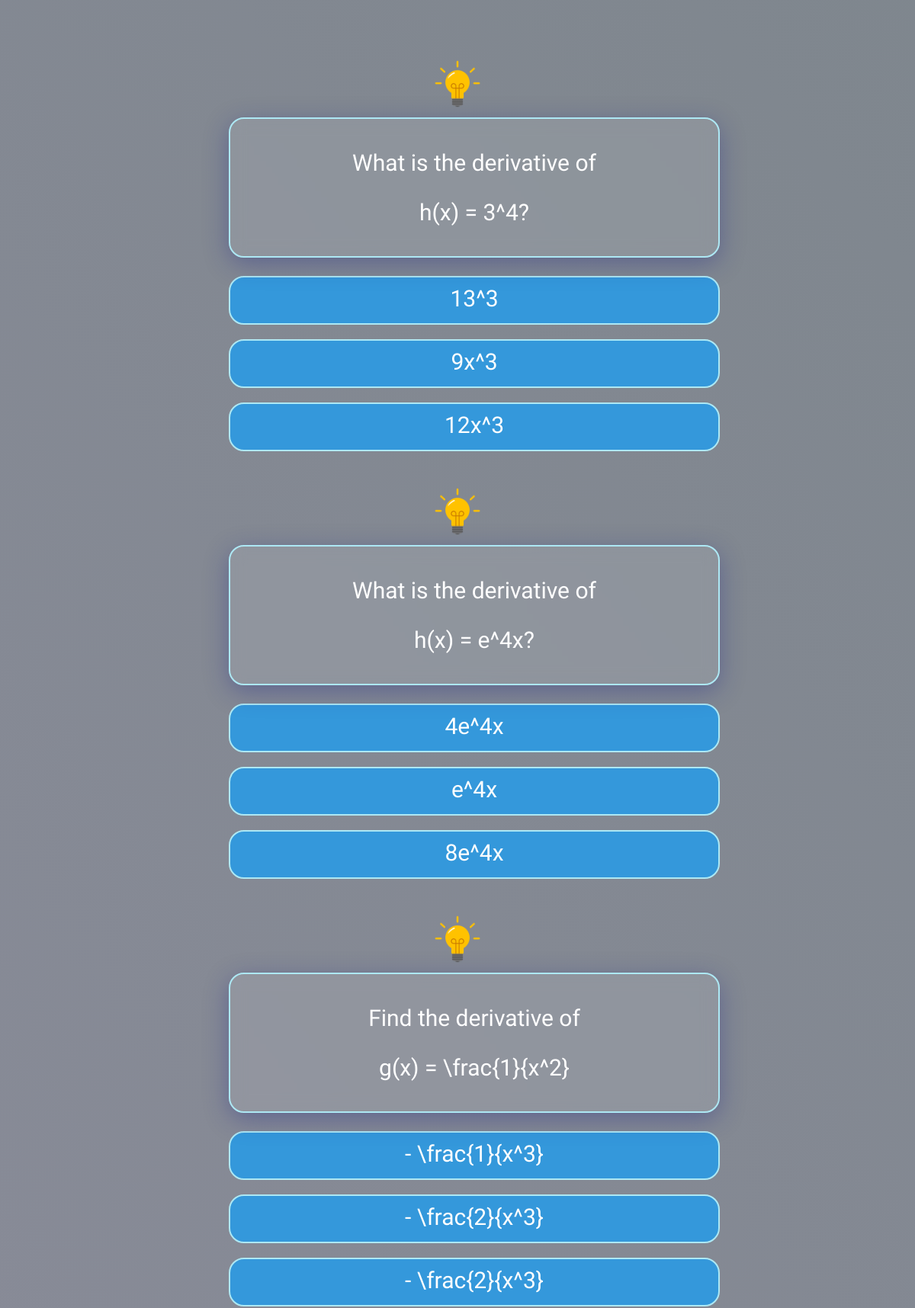
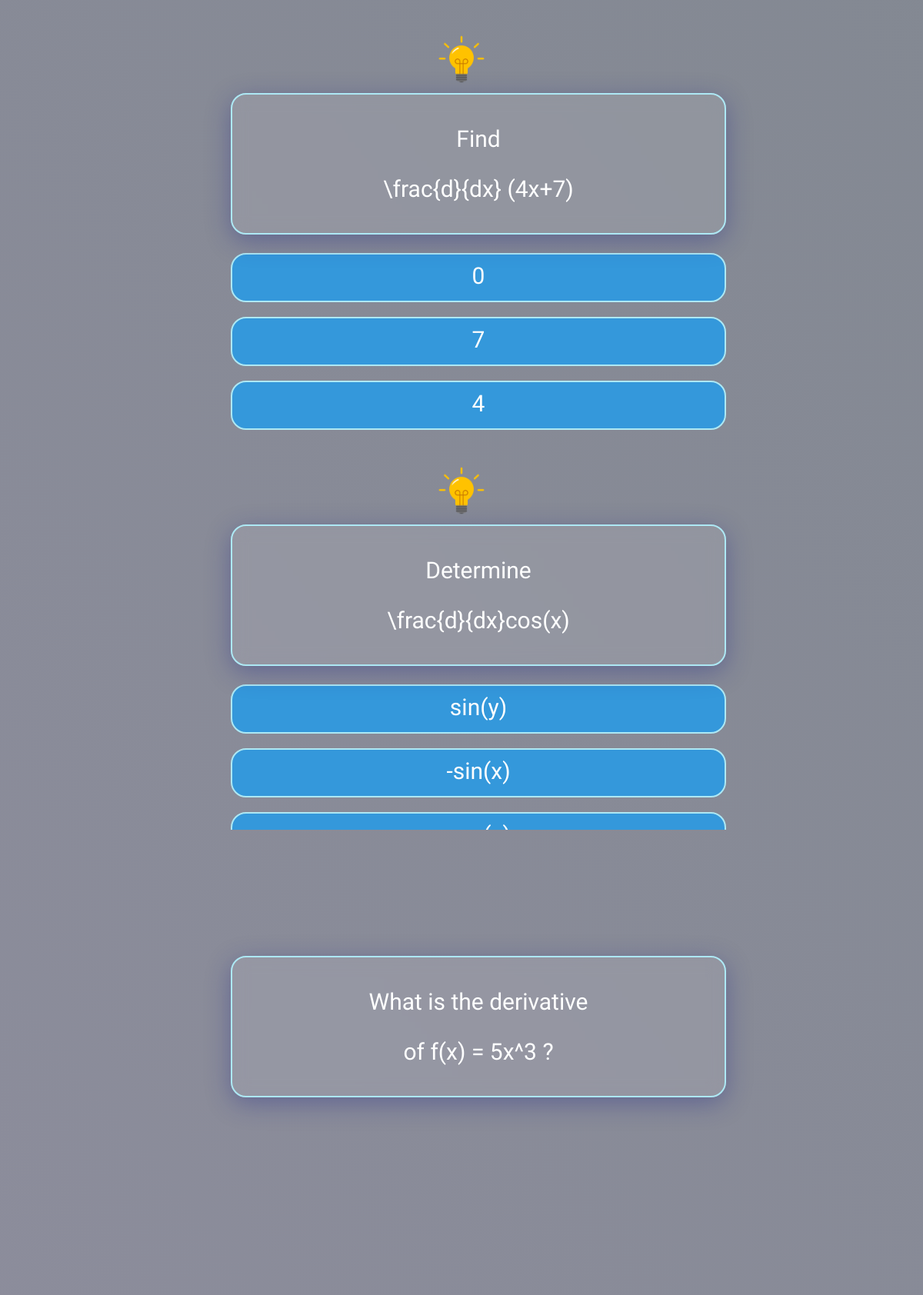
The page /practice-question/solo/4/ (signed in, upper part) on the database its author committed (2 pictures, top to bottom).
### quiz/models.py (models this page shows, shortened)
class SoloQuestion(models.Model):
    DIFFICULTY_CHOICES = [
        ('easy','Easy'),
        ('medium','Medium'),
        ('hard','Hard'),
    ]
    difficulty = models.CharField(max_length=10, choices=DIFFICULTY_CHOICES,  blank=True, null=True)
    question_text = models.TextField()
    question_formula = models.TextField(blank=True, null=True)
    option_a = models.TextField(null=True, blank=True)
    option_b = models.TextField(null=True, blank=True)
    option_c = models.TextField(null=True, blank=True)
    answer = models.CharField(max_length=100, null=True, blank=True)
    hint_question = models.CharField(max_length=100, null=True, blank=True)
    solution_here = models.ImageField(upload_to='solutions/',blank=True)

### quiz/views.py (the view, shortened to what this page needs)
# urls.py: path('practice-question/solo/<int:practice_mode_instance_id>/', views.practice_question_solo, name='practice'),
@csrf_exempt
@login_required(login_url='home')
def practice_question_solo(request, practice_mode_instance_id):
    practice_mode_instance = SoloPracticeMode.objects.get(id=practice_mode_instance_id)
    questions = list(practice_mode_instance.questions.all())
    random.shuffle(questions)
    return render(request, 'practiceQuestion/question.html', {'practice_mode_instance': practice_mode_instance, 'shuffled_questions': questions})

### templates/practiceQuestion/question.html (shortened to what this page needs)
<!DOCTYPE html>
<html lang="en">
<head>
  {% load static %}
  <link rel="stylesheet" href="{% static 'css/question/question.css' %}">
  <link rel="stylesheet" href="https://unpkg.com/mathlive/dist/mathlive-static.css" />
  <link rel="stylesheet" href="https://cdnjs.cloudflare.com/ajax/libs/font-awesome/6.5.1/css/all.min.css">
</head>
<body>
<div id="quiz-container">
  {% if practice_mode_instance.questions.all %}
  <form method="POST">
    {% for question in shuffled_questions %}
    <div class="question-container" id="question{{ question.id }}">
      <div class="hint">
        <img src="{% static 'img/bulb.png' %}" alt="Hint" onclick="showHint('{{ question.id }}')">
      </div>
      <div class="question-container" id="question{{ question.id }}">
        <div class="question">
          <div class="text-question mathlive">
            <p>{{ question.question_text }}</p>
          </div>
          {% autoescape off %}
          <div class="mathlive">
            <p>{{ question.question_formula }}</p>
          </div>
          {% endautoescape %}
        </div>
        <div class="choices">
          <input type="radio" name="user_answer_{{ question.id }}" value="{{ question.option_a }}"  id="q{{ question.id }}a" required><label for="q{{ question.id }}a" class="mathlive">{{ question.option_a }}</label><br>
          <input type="radio" name="user_answer_{{ question.id }}" value="{{ question.option_b }}" id="q{{ question.id }}b" required> <label for="q{{ question.id }}b" class="mathlive">{{ question.option_b }}</label><br>
          <input type="radio" name="user_answer_{{ question.id }}" value="{{ question.option_c }}" id="q{{ question.id }}c" required><label for="q{{ question.id }}c" class="mathlive">{{ question.option_c }}</label><br>
        </div>
      </div>
    {% endfor %}
  </form>
  {% else %}
    <p>No questions available for the selected criteria.</p>
  {% endif %}
</div>
</body>
</html>

### static/css/question/question.css (style rules this page uses)
body { font-family: 'Nova Square', sans-serif; background: linear-gradient(232deg, rgba(0, 15, 30, 0.5), rgba(38, 33, 69, 0.5)), url('/static/img/bg.jpg'); background-attachment: fixed; background-size: cover; background-repeat: no-repeat; margin: 0; padding: 0; }
#quiz-container { max-width: 600px; margin: 50px auto; padding: 20px; border-radius: 10px; opacity: 100%; transition: opacity 1s ease-in-out; text-align: center; }
.question-container { margin-bottom: 20px; opacity: 100%; transition: opacity 1s ease-in-out; background: transparent; }
.question { position: relative; text-align: center; justify-content: center; margin-bottom: 24px; color: #fff; border: 2px solid #ade8f4; background: rgba(255, 255, 255, 0.1); box-shadow: 0 8px 32px 0 rgba(31, 38, 135, 0.37); backdrop-filter: blur(1px); -webkit-backdrop-filter: blur(1px); border-radius: 20px; width: 600px; height: auto; overflow: hidden; padding: 10px 20px; backdrop-filter: blur(10px); font-size: 30px; }
.choices { margin-top: 10px; }
.choices label { display: block; font-size: 30px; font-family: 'Nova Square', sans-serif; padding: 10px; width: 620px; height: 40px; background-color: #3498db; color: #fff; border: 2px solid #ade8f4; border-radius: 20px; cursor: pointer; }
.hint img { width: 80px; height: auto; cursor: pointer; }

### rows shown on the page
SoloQuestion: question_text "What is the derivative of", question_formula "h(x) = 3^4?", option_a "13^3", option_b "9x^3", option_c "12x^3"
SoloQuestion: question_text "What is the derivative of", question_formula "h(x) = e^4x?", option_a "4e^4x", option_b "e^4x", option_c "8e^4x"
SoloQuestion: question_text "Find the derivative of", question_formula "g(x) = \\frac{1}{x^2}", option_a "- \\frac{1}{x^3}", option_b "- \\frac{2}{x^3}", option_c "- \\frac{2}{x^3}"
SoloQuestion: question_text "Find", question_formula "\\frac{d}{dx} (4x+7)", option_a "0", option_b "7", option_c "4"
SoloQuestion: question_text "Determine", question_formula "\\frac{d}{dx}cos(x)", option_a "sin(y)", option_b "-sin(x)", option_c "cos(x)"
SoloQuestion: question_text "What is the derivative", question_formula "of f(x) = 5x^3 ?"
